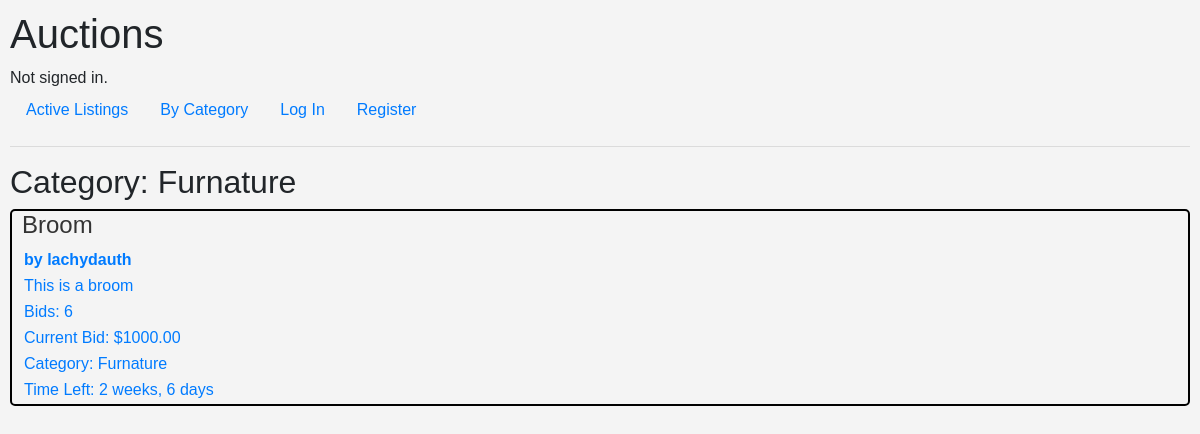
Page /category/2 on the committed database.
### auctions/models.py (models this page shows, shortened)
class Auction(models.Model):
    title = models.CharField(max_length=64)
    description = models.CharField(max_length=512)
    starting_bid = models.DecimalField(max_digits=10, decimal_places=2)
    current_bid = models.DecimalField(max_digits=10, decimal_places=2, null=True, blank=True)
    owner = models.ForeignKey(User, on_delete=models.CASCADE, related_name="listings")
    end_date = models.DateTimeField()
    image_url = models.URLField(max_length=200, null=True, blank=True)
    category = models.ForeignKey(Category, on_delete=models.SET_NULL, null=True, related_name="auctions")

class User(AbstractUser):
    watching = models.ManyToManyField("Auction", blank=True, related_name="watchers")

class Category(models.Model):
    name = models.CharField(max_length=64, unique=True)
    def __str__(self):
        return self.name

### auctions/views.py (the view)
# urls.py: path("category/<int:category_id>", views.category, name="category"),
def category(request, category_id):
    try:
        category = Category.objects.get(pk=category_id)
    except Category.DoesNotExist:
        return HttpResponse("Category not found.", status=404)
    current_time = timezone.now()
    listings = category.auctions.all()
    return render(request, "auctions/index.html", {
        "title": f"Category: {category.name}",
        "listings": listings,
        "current_time": current_time,
    })

### auctions/templates/auctions/index.html (shortened to what this page needs)
{% extends "auctions/layout.html" %}
{% block body %}
    <h2>{{ title }}</h2>
    {% for listing in listings%}
        <a href="{% url 'listing' listing.id %}">
            <div class="listing">
                <div class="listing-left">
                    <h3 class="listing-heading">{{ listing.title }}</h3>
                    <p><strong>by {{ listing.owner }}</strong></p>
                    <p>{{ listing.description }}</p>
                    <p>Bids: {{ listing.bids.count }}</p>
                    <p>Current Bid: ${{ listing.current_bid }}</p>
                    <p>Category: {{ listing.category }}</p>
                    {% if listing.end_date > current_time %}
                    <p>Time Left:
                        {{ current_time|timesince:listing.end_date }}
                    </p>
                    {% else %}
                        <p>Time Left: Ended</p>
                    {% endif %}
                </div>
            </div>
        </a>
    {% empty%}
        <p>There are no current listings</p>
    {% endfor %}
{% endblock %}

### auctions/static/auctions/styles.css (style rules this page uses)
body { padding: 10px; }
.listing { display: flex; border: 2px solid black; border-radius: 5px; gap: 10px; margin-bottom: 10px; }
p { margin: 2px; }
body { font-family: Arial, sans-serif; background-color: #f4f4f4; }
.listing-heading { font-size: 24px; color: #333; }

### rows in the picture
Auction: title "Broom", owner "lachydauth", description "This is a broom", bids.count "6", current_bid "1000.00", category "Furnature", end_date "2 weeks, 6 days"

### other values in the picture
{{ title }} "Category: Furnature"
